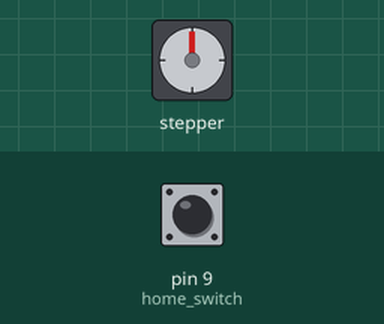
Simulated run of this sketch. Board: Arduino Uno, built with avr-gcc and run on an emulated ATmega328P. On the bench: stepper motor. The inputs (shaded band) are chosen by the test bench; at power-on: pin 9 (home_switch) HIGH. The ROS host is connected and sends only what is stated; stepper angles assume 200 steps per turn.

Above: at 0.1 s.
At 1.8 s:
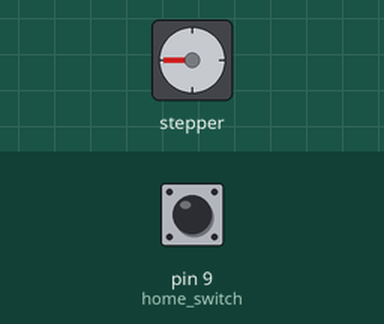
1.9 s: pin 9 (home_switch) pulled LOW for 1 s
At 3.3 s:
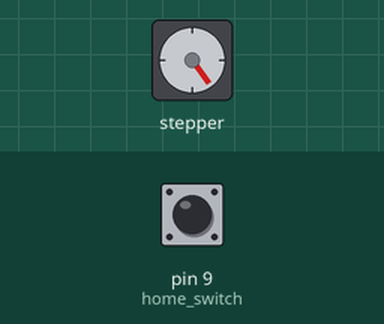
Timing chart, 0 to 4.9 s (numbered marks = the images above; inputs shaded):
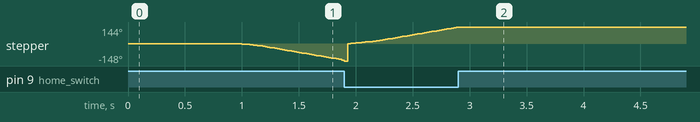

The sketch:

platform_homing.ino
```cpp
#include <ros.h>
#include <std_msgs/String.h>
#include <std_msgs/UInt16.h>
#include <AccelStepper.h>

#define dirPin 2 //Digital output pin
#define stepPin 3 //Digital output pin
#define motorInterfaceType 1 //Easy driver interface
AccelStepper platform = AccelStepper(motorInterfaceType, stepPin, dirPin);
#define home_switch 9 //Micro-switch used for homing the platform

std_msgs::UInt16 led_msg;
ros::NodeHandle nh;

// Globals
int move_finished=1;  // Used to check if move is completed
long initial_homing=-1;  // Used to Home Stepper at startup
int steps = 200; // Steps per full revolution, step angle NEMA17 = 1.8 deg -> 200 steps per 360 deg

void subscriberCallback(const std_msgs::UInt16& led_msg){
  //Do stuff based on input
}

ros::Subscriber<std_msgs::UInt16> led_subscriber("toggle_led", &subscriberCallback);


void StepperHoming(){
  platform.setAcceleration(200.0);
  platform.setMaxSpeed(200.0);
  //Start Homing
  while (digitalRead(home_switch)) {  // Make the Stepper move CCW until the switch is activated
    platform.moveTo(initial_homing);  // Set the position to move to
    initial_homing--;  // Decrease by 1 for next move if needed
    platform.run();  // Start moving the stepper
    delay(5);
  }
  //Switch is pressed,
  platform.setCurrentPosition(0);  // Set the current position as zero for now
  platform.setMaxSpeed(100.0);      // Set Max Speed of Stepper (Slower to get better accuracy)
  platform.setAcceleration(100.0);  // Set Acceleration of Stepper
  initial_homing=1;
  //Back off switch, untill it is not pressed
  while (!digitalRead(home_switch)) { // Make the Stepper move CW until the switch is deactivated
    platform.moveTo(initial_homing);
    platform.run();
    initial_homing++;
    delay(5);
  }

  platform.setCurrentPosition(0); //Location where the switch is just deactivated

}

void setup()
{
  delay(1000);
  pinMode(home_switch, INPUT_PULLUP);
  StepperHoming(); //Initial homing using the micro-switch
  platform.setMaxSpeed(1000.0);      // Max stepper speed
  platform.setAcceleration(1000.0);  // Max stepper acc
  nh.initNode();
  nh.subscribe(led_subscriber);

}

void loop()
{
  nh.spinOnce();
  delay(1);
}
```
